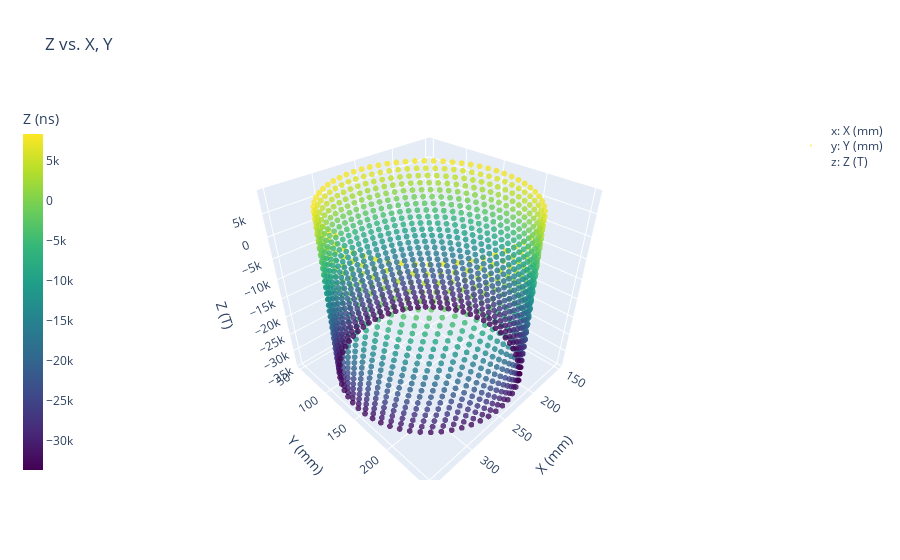

The notebook cell saved with this chart:
### Code cell
scatter3d(x,y,z,inline=True);
#scatter3d([X,x],[Y,y],[Z,z],colors_list=["Viridis","Hot"],inline=True);

### Figure 1 — Plotly figure (JSON) as saved in the notebook; plotly's stock layout.template omitted (floating-point values rounded to 4 significant figures; data arrays with more than 128 entries replaced by an {"elided": "..."} marker saying what was removed)
{"data": [{"marker": {"cauto": false, "cmax": 8410, "cmin": -33720.0, "color": {"elided": "1551 float values"}, "colorbar": {"thickness": 20, "title": {"text": "Z (ns)"}, "x": -0.1, "y": 0.5}, "colorscale": [[0, "#440154"], [0.1111, "#482878"], [0.2222, "#3e4989"], [0.3333, "#31688e"], [0.4444, "#26828e"], [0.5556, "#1f9e89"], [0.6667, "#35b779"], [0.7778, "#6ece58"], [0.8889, "#b5de2b"], [1, "#fde725"]], "opacity": 0.8, "reversescale": false, "showscale": true, "size": 2}, "mode": "markers", "name": "<br>x: X (mm)<br>y: Y (mm)<br>z: Z (T)<br>", "type": "scatter3d", "x": {"elided": "1551 float values"}, "y": {"elided": "1551 float values"}, "z": {"elided": "1551 float values"}}], "layout": {"scene": {"xaxis": {"title": {"text": "X (mm)"}}, "yaxis": {"title": {"text": "Y (mm)"}}, "zaxis": {"title": {"text": "Z (T)"}}}, "showlegend": true, "title": {"text": "Z vs. X, Y"}}}
